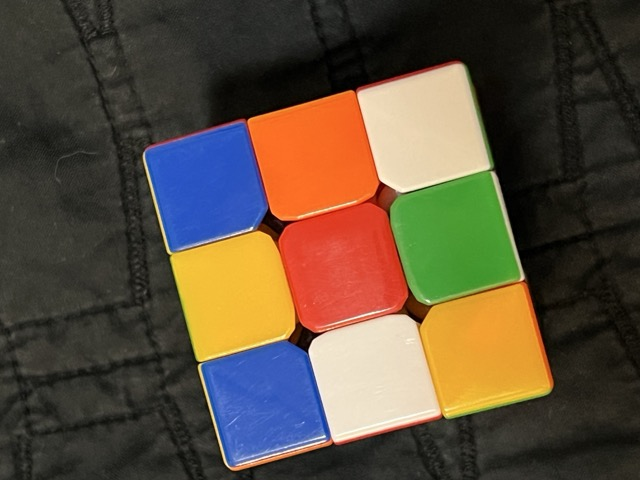
#> input picture images/redTilted.jpeg, 640 x 480 px
$ python singleImageProcess.py
#> lines starting #> are read from the running program, lines starting #| are printed output that depends on the picture; after the words box and inside, x2 and y2 are one past the last pixel; in counts of white or black regions, pixels touching at a corner belong together
#> further down, image is the input picture: shape (480, 640, 3); mean B, G, R 60.3, 77.3, 91
import cv2
import numpy as np
from sklearn.cluster import KMeans
from scipy.spatial import distance
import matplotlib.pyplot as plt

# Reimplementing the required functions from the script
def rubiks_cube_line_detection_and_homography_clean(image):
    gray = cv2.cvtColor(image, cv2.COLOR_BGR2GRAY)
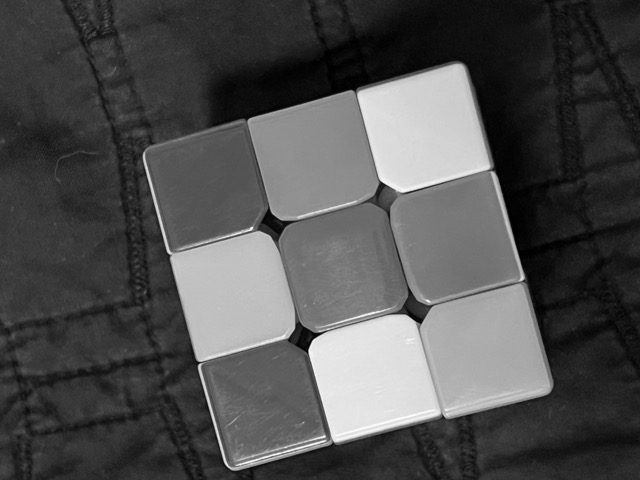
#> gray: shape (480, 640); min 0, max 254, mean 79.5
    edges = cv2.Canny(gray, 50, 150)
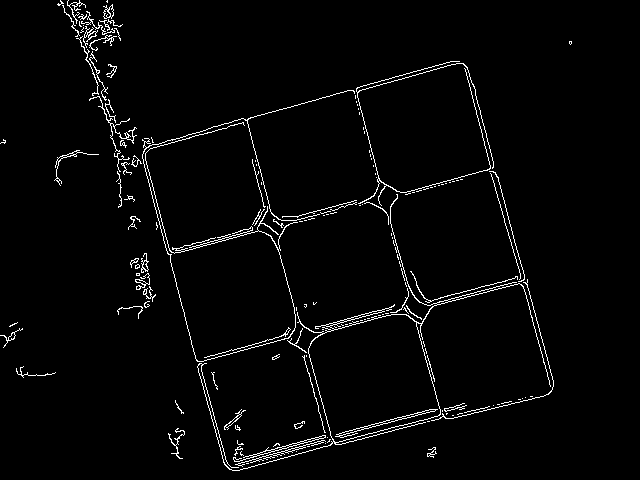
#> edges: shape (480, 640); 2.7% white in thin lines or dots, all inside (x1, y1, x2, y2) = (0, 0, 572, 471)
    lines = cv2.HoughLinesP(edges, 1, np.pi / 180, threshold=100, minLineLength=50, maxLineGap=10)
#> lines = 29 rows, first 6: [142, 157, 224, 464], [463, 63, 492, 171], [210, 355, 272, 339], [390, 218, 408, 286], [143, 151, 170, 254], [451, 298, 527, 279]

    if lines is not None:
        points = []
        for line in lines:
            x1, y1, x2, y2 = line[0]
            points.extend([(x1, y1), (x2, y2)])
#> this loop made 29 passes
#> (x1, y1, x2, y2) on passes 1 to 12: (142, 157, 224, 464), (463, 63, 492, 171), (210, 355, 272, 339), (390, 218, 408, 286), (143, 151, 170, 254), (451, 298, 527, 279), (498, 177, 553, 384), (247, 119, 274, 221), (170, 255, 294, 222), (225, 464, 439, 406), (422, 303, 520, 276), (413, 313, 441, 417)
#> after the loop, points = 58 pairs, first value 142 to 553, second value 61 to 470
        points = np.array(points)
        hull = cv2.convexHull(points)
#> hull = contour of 11 points, box (x1, y1, x2, y2) (142, 61, 554, 471), area 114862
        rect = cv2.boundingRect(hull)
#> rect = (142, 61, 412, 410)
        x, y, w, h = rect
#> x = 142; y = 61; w = 412; h = 410
        src_pts = np.float32([[x, y], [x + w, y], [x + w, y + h], [x, y + h]])
#> src_pts = [[142, 61], [554, 61], [554, 471], [142, 471]]
        dst_pts = np.float32([[0, 0], [300, 0], [300, 300], [0, 300]])
        matrix = cv2.getPerspectiveTransform(src_pts, dst_pts)
#> matrix = [[0.728, -2.69e-18, -103.4], [2.57e-17, 0.732, -44.63], [2.87e-20, 0, 1]]
        warped = cv2.warpPerspective(image, matrix, (300, 300))
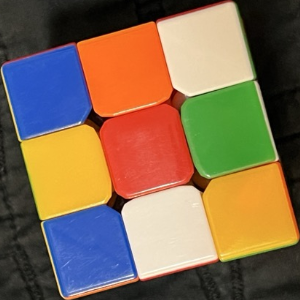
#> warped: shape (300, 300, 3); mean B, G, R 81.6, 107.6, 132
        squares = []
        h, w = warped.shape[:2]
#> h = 300; w = 300
        step_h, step_w = h // 3, w // 3
#> step_h = 100; step_w = 100
        for i in range(3):
            for j in range(3):
                square = warped[i * step_h:(i + 1) * step_h, j * step_w:(j + 1) * step_w]
                squares.append(square)
#> after the loop, squares = 9 items
        return warped, squares
    else:
        raise ValueError("No lines detected.")

def detect_dominant_color_kmeans(square):
    # Reshape the square into a list of pixels
    pixels = square.reshape(-1, 3)

    # Apply KMeans clustering
    kmeans = KMeans(n_clusters=3, random_state=0, n_init=10)
    kmeans.fit(pixels)

    # Retrieve cluster labels and their counts
    labels, counts = np.unique(kmeans.labels_, return_counts=True)

    # Retrieve cluster centers
    cluster_centers = kmeans.cluster_centers_

    # Filter out clusters that are too dark (close to black)
    brightness_threshold = 50
    valid_clusters = [
        (center, count) for center, count in zip(cluster_centers, counts)
        if np.mean(center) > brightness_threshold  # Mean brightness threshold
    ]

    # Debugging: Print valid clusters

    # If no valid clusters remain, return black as a fallback
    if not valid_clusters:
        print("No valid clusters found; returning [0, 0, 0].")
        return np.array([0, 0, 0])  # Black

    # Find the most frequent valid cluster
    dominant_cluster = max(valid_clusters, key=lambda x: x[1])  # Cluster with the highest count
    dominant_color = dominant_cluster[0].astype(int)
    return dominant_color

def normalize_illumination(square):
    hsv = cv2.cvtColor(square, cv2.COLOR_BGR2HSV)
    h, s, v = cv2.split(hsv)
    v = cv2.equalizeHist(v)
    hsv_normalized = cv2.merge((h, s, v))
    return cv2.cvtColor(hsv_normalized, cv2.COLOR_HSV2BGR)

# Color name mapping
COLOR_NAME_REF = {
    "red": [40, 80, 210],
    "blue": [100, 45, 20],
    "green": [60, 155, 70],
    "yellow": [50, 135, 200],
    "orange": [30, 100, 220],
    "white": [155, 180, 200],

}

def get_color_name(rgb):
    """
    Find the closest color name for a given RGB value.
    """
    closest_color = None
    min_distance = float('inf')
    for color_name, ref_rgb in COLOR_NAME_REF.items():
        dist = distance.euclidean(rgb, ref_rgb)
        if dist < min_distance:
            min_distance = dist
            closest_color = color_name
    return closest_color

def display_results_with_names(squares, results, title):
    """
    Display squares with their detected dominant colors and names.
    """
    plt.figure(figsize=(12, 8))
    for i, (square, rgb) in enumerate(zip(squares, results)):
        color_name = get_color_name(rgb)
        plt.subplot(3, 3, i + 1)
        plt.imshow(cv2.cvtColor(square, cv2.COLOR_BGR2RGB))
        plt.title(f"{color_name} (RGB: {rgb})")
        plt.axis("off")
    plt.suptitle(title)
    plt.tight_layout()
    plt.show()

# Load the uploaded image
image_path = "images/redTilted.jpeg"
image = cv2.imread(image_path)

# Process the image
warped, squares = rubiks_cube_line_detection_and_homography_clean(image)
#> squares = 9 items

# Perform K-Means and Illumination Normalization
kmeans_results = []
illumination_results = []
normalized_squares = []

for square in squares:
    kmeans_color = detect_dominant_color_kmeans(square)
    kmeans_results.append(kmeans_color)
#> this loop made 9 passes
#> (counts in detect_dominant_color_kmeans, dominant_cluster in detect_dominant_color_kmeans, kmeans_color) on passes 3 to 8: ([5197, 3745, 1058], ([167.5, 204.6, 225.7], 3745), [167, 204, 225]), ([5228, 2285, 2487], ([60.32, 187.8, 240.9], 5228), [60, 187, 240]), ([7709, 1499, 792], ([51.07, 82.01, 224.5], 7709), [51, 82, 224]), ([2586, 4967, 2447], ([52.92, 153.2, 78.78], 4967), [52, 153, 78]), ([3868, 4974, 1158], ([187.7, 98.98, 65.03], 3868), [187, 98, 65]), ([5413, 2414, 2173], ([199.6, 222.4, 237.2], 5413), [199, 222, 237])
#> (counts in detect_dominant_color_kmeans, valid_clusters in detect_dominant_color_kmeans, kmeans_color) on passes 1, 9: ([1095, 3703, 5202], [([47.1, 113.5, 241.6], 1095), ([188.6, 85.88, 49.4], 3703)], [188, 85, 49]), ([4708, 4657, 635], [([52.98, 166, 230.3], 4657), ([183.8, 215.3, 238.4], 635)], [52, 166, 230])
#> after the loop, kmeans_results = [[188, 85, 49], [37, 105, 241], [167, 204, 225], [60, 187, 240], [51, 82, 224], [52, 153, 78], [187, 98, 65], [199, 222, 237], [52, 166, 230]]
    # [8 lines of commented-out code are left out]

$ run again, with images/blue.jpeg copied over images/redTilted.jpeg
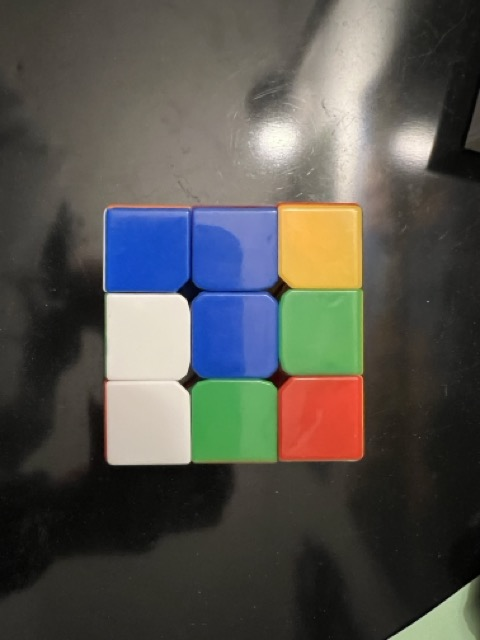
#> input picture images/blue.jpeg, 480 x 640 px
#> image is the input picture: shape (640, 480, 3); mean B, G, R 78.7, 83.8, 85.2
#> in rubiks_cube_line_detection_and_homography_clean, `edges = cv2.Canny(gray, 50, 150)`:
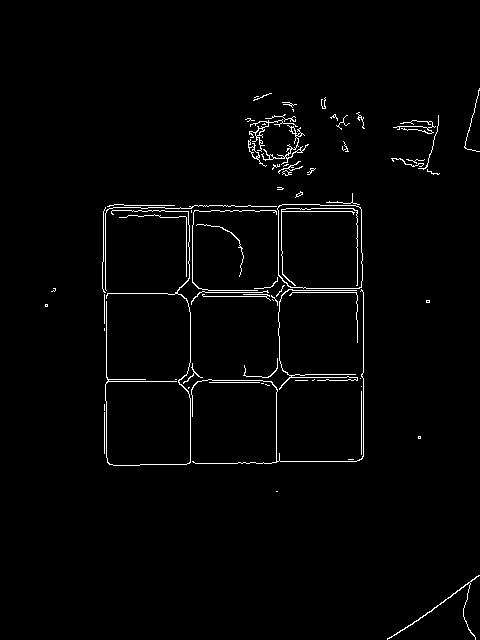
#> edges: shape (640, 480); 1.8% white in thin lines or dots, all inside (x1, y1, x2, y2) = (45, 88, 480, 640)
#> lines = 15 rows, first 6: [363, 456, 363, 292], [113, 465, 186, 464], [199, 292, 356, 292], [106, 457, 106, 401], [275, 211, 361, 211], [281, 290, 362, 290]
#> the loop in rubiks_cube_line_detection_and_homography_clean, `for line in lines:` made 15 passes
#> after the loop in rubiks_cube_line_detection_and_homography_clean, `for line in lines:`: points = 30 pairs, first value 105 to 363, second value 204 to 465
#> hull = contour of 9 points, box (x1, y1, x2, y2) (105, 204, 364, 466), area 66020
#> rect = (105, 204, 259, 262)
#> in rubiks_cube_line_detection_and_homography_clean, `x, y, w, h = rect`: x = 105; y = 204; w = 259; h = 262
#> src_pts = [[105, 204], [364, 204], [364, 466], [105, 466]]
#> matrix = [[1.16, -1.41e-17, -121.6], [0, 1.15, -233.6], [1.83e-19, 0, 1]]
#> in rubiks_cube_line_detection_and_homography_clean, `warped = cv2.warpPerspective(image, matrix, (300, 300))`:
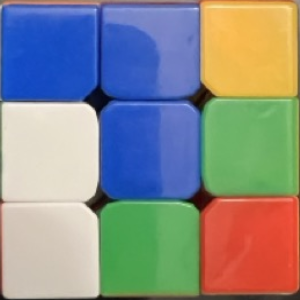
#> warped: shape (300, 300, 3); mean B, G, R 138.9, 140.5, 136.9
#> after the loop in rubiks_cube_line_detection_and_homography_clean, `for i in range(3):`: squares = 9 items
#> the loop `for square in squares:` made 9 passes
#> (counts in detect_dominant_color_kmeans, dominant_cluster in detect_dominant_color_kmeans, kmeans_color) on passes 1 to 6: ([8332, 1428, 240], ([192.1, 80.33, 30.79], 8332), [192, 80, 30]), ([3963, 5208, 829], ([192, 127.1, 113.8], 5208), [192, 127, 113]), ([8845, 176, 979], ([85.16, 186.1, 237.7], 8845), [85, 186, 237]), ([9239, 528, 233], ([207.3, 222.6, 229.8], 9239), [207, 222, 229]), ([3805, 5862, 333], ([179.3, 79.47, 36.49], 5862), [179, 79, 36]), ([9077, 449, 474], ([102.1, 175.2, 110], 9077), [102, 175, 110])
#> after the loop `for square in squares:`: kmeans_results = [[192, 80, 30], [192, 127, 113], [85, 186, 237], [207, 222, 229], [179, 79, 36], [102, 175, 110], [187, 201, 213], [80, 158, 75], [55, 77, 220]]
